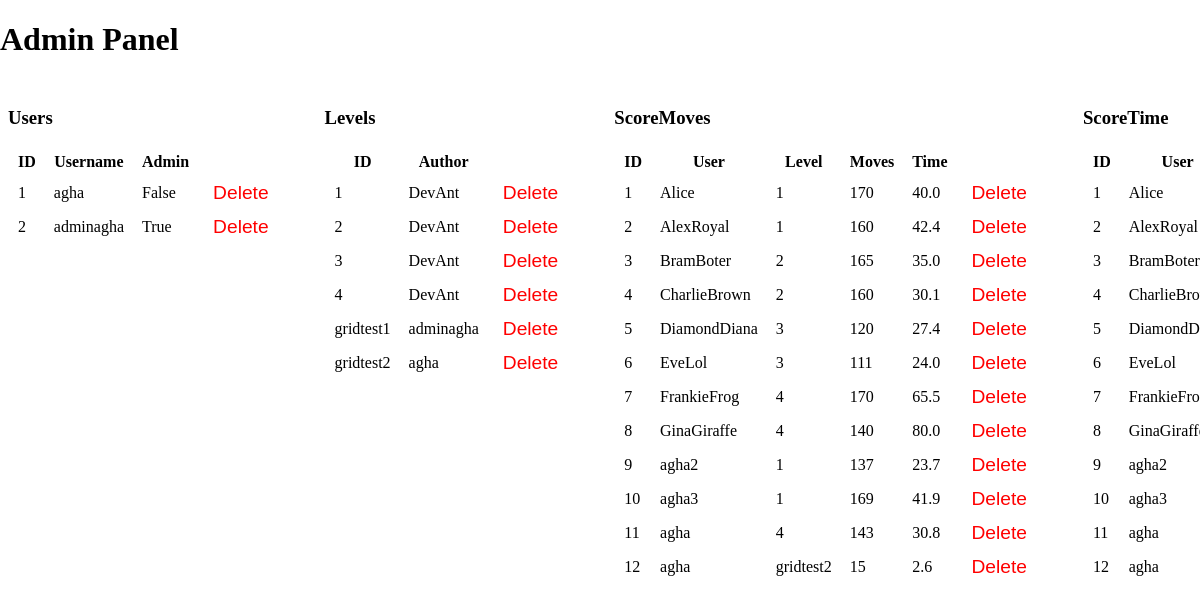
The app's page /admin (signed in), older data.
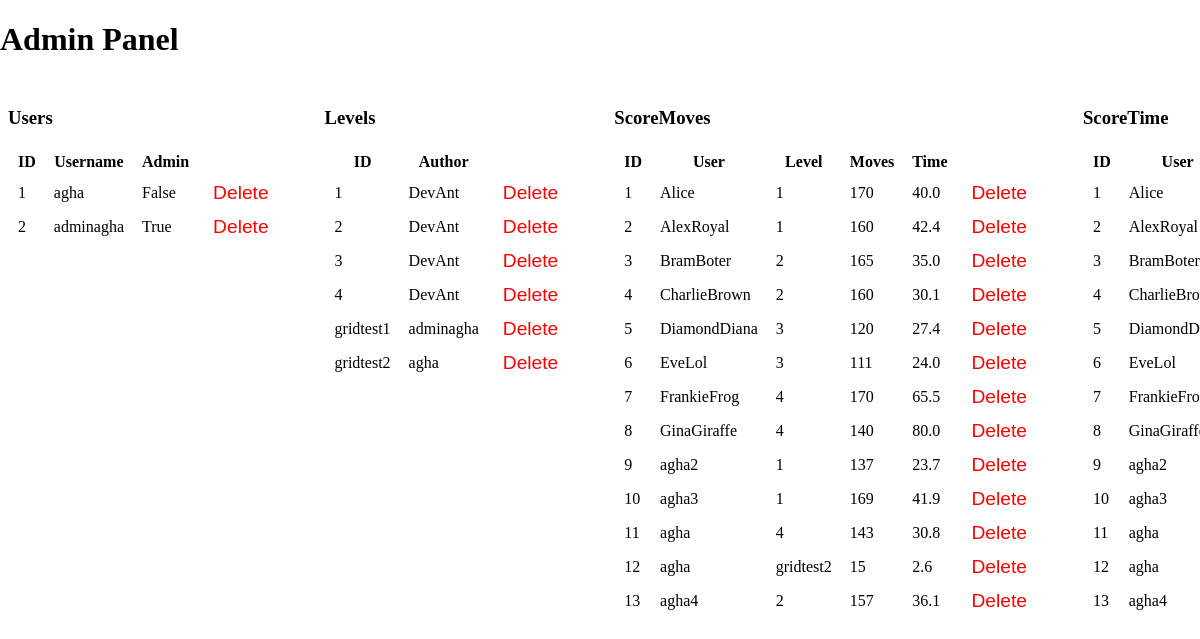
The same page, newer data.
### server.py (models this page shows, shortened)
class User(db.Model, UserMixin):
    user_id = db.Column(db.Integer, primary_key=True)
    username = db.Column(db.String(20), unique=True, nullable=False)
    password = db.Column(db.String(60), nullable=False)
    is_admin = db.Column(db.Boolean, default=False) # This ensures new users are not admins

class Levels(db.Model):
    level_id = db.Column(db.String(30), primary_key=True) # 1 to 4 for the base levels, normal names for custom levels
    author = db.Column(db.String(20), nullable=False)
    json_config = db.Column(db.Text, nullable=False)

class ScoreMoves(db.Model):
    score_id = db.Column(db.Integer, primary_key=True)
    username = db.Column(db.String(20), nullable=False)
    level = db.Column(db.String(30), nullable=False)
    moves = db.Column(db.Integer, nullable=False)
    time_taken = db.Column(db.Float, nullable=False)
    __table_args__ = (
        db.UniqueConstraint('username', 'level', name='unique_username_level'),
    )

class ScoreTime(db.Model):
    score_id = db.Column(db.Integer, primary_key=True)
    username = db.Column(db.String(20), nullable=False)
    level = db.Column(db.String(30), nullable=False)
    moves = db.Column(db.Integer, nullable=False)
    time_taken = db.Column(db.Float, nullable=False)
    __table_args__ = (
        db.UniqueConstraint('username', 'level', name='unique_username_level'),
    )

### server.py (the view)
@app.route('/admin')
@login_required
def admin():
    if not current_user.is_admin:
        return "Access denied"
    users = User.query.all()
    levels = Levels.query.all()
    score_moves = ScoreMoves.query.all()
    score_time = ScoreTime.query.all()
    return render_template('admin.html', users=users, levels=levels, score_moves=score_moves, score_time=score_time)

### server.py (called while the page is built)
@login_manager.user_loader
def load_user(user_id):
    return User.query.get(int(user_id))

### templates/admin.html (shortened to what this page needs)
<!DOCTYPE html>
<html lang="en">
<head>
    <link rel="stylesheet" href="{{ url_for('static', filename='css/styleadmin.css') }}">
</head>
<body>
    <h1>Admin Panel</h1>
    <div class="admin-tables">
        <div class="admin-table">
            <h3>Users</h3>
            <table>
                <tr><th>ID</th><th>Username</th><th>Admin</th></tr>
                {% for user in users %}
                <tr>
                    <td>{{ user.user_id }}</td>
                    <td>{{ user.username }}</td>
                    <td>{{ user.is_admin }}</td>
                    <td>
                        <form method="post" action="{{ url_for('delete_user', user_id=user.user_id) }}">
                            <button class="delete-btn" type="submit">Delete</button>
                        </form>
                    </td>
                </tr>
                {% endfor %}
            </table>
        </div>
        <div class="admin-table">
            <h3>Levels</h3>
            <table>
                <tr><th>ID</th><th>Author</th></tr>
                {% for level in levels %}
                <tr>
                    <td>{{ level.level_id }}</td>
                    <td>{{ level.author }}</td>
                    <td>
                        <form method="post" action="{{ url_for('delete_level', level_id=level.level_id) }}">
                            <button class="delete-btn" type="submit">Delete</button>
                        </form>
                    </td>
                </tr>
                {% endfor %}
            </table>
        </div>
        <div class="admin-table">
            <h3>ScoreMoves</h3>
            <table>
                <tr><th>ID</th><th>User</th><th>Level</th><th>Moves</th><th>Time</th></tr>
                {% for score in score_moves %}
                <tr>
                    <td>{{ score.score_id }}</td>
                    <td>{{ score.username }}</td>
                    <td>{{ score.level }}</td>
                    <td>{{ score.moves }}</td>
                    <td>{{ score.time_taken }}</td>
                    <td>
                        <form method="post" action="{{ url_for('delete_score_moves', score_id=score.score_id) }}">
                            <button class="delete-btn" type="submit">Delete</button>
                        </form>
                    </td>
                </tr>
                {% endfor %}
            </table>
        </div>
        <div class="admin-table">
            <h3>ScoreTime</h3>
            <table>
                <tr><th>ID</th><th>User</th><th>Level</th><th>Moves</th><th>Time</th></tr>
                {% for score in score_time %}
                <tr>
                    <td>{{ score.score_id }}</td>
                    <td>{{ score.username }}</td>
                </tr>
                {% endfor %}
            </table>
        </div>
    </div>
</body>
</html>

### static/css/styleadmin.css (style rules this page uses)
html, body { margin: 0; padding-bottom: 200px; overflow: auto; height: 100%; }
.admin-tables { display: flex; gap: 24px; }
.admin-table { border: 1px; padding: 8px; }
.admin-table th { padding: 4px 8px; }
.admin-table td { padding: 4px 8px; }
.delete-btn { color: red; cursor: pointer; border: none; background: none; font-size: 1.2em; }

Row changes from the older to the newer data that the page shows:
added ScoreMoves: score_id "13", username "agha4", level "2", moves "157", time_taken "36.1"
added ScoreTime: score_id "13", username "agha4"
